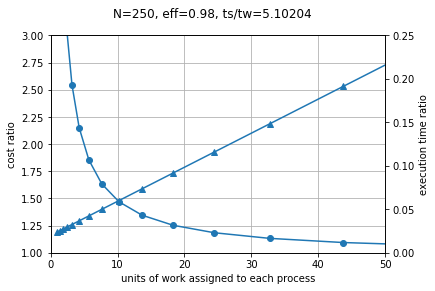

Write Python code to recreate this figure.
# -*- coding: utf-8 -*-
"""
Created on Fri Mar  5 09:22:19 2021

@author: jzb@achillearesearch.com

"""

import numpy as np
import matplotlib.pyplot as plt

def cost_ratio(N, eff, Np=100, uselogscale=True):
    '''
    This function calculates cost ratio of parallel relative to sequential execution of 
    an embarassingly parallel workload.
    Assuming:
        ts = time required to set up for execution
        tw = time required to execute a unit of work
        N  = total required number of units of work
        n  = number of units of work assigned to a parallel process
    the total time to execute the job as a function of n is:
        T(n) = (ts + n*tw)*N/n
    N/n must be an integer. (This is not a limiting factor if N is a large number.) 
    
    Setting n=N gives the time of sequential execution:
        Ts = ts+N*tW
    
    Assuming that the cost of compute is directly proportional to the execution time, 
    a cost to execute the job in parallel can be expressed as a ratio to the cost to 
    execute the same job sequentially. (Sequential execution has the minimum cost 
    because the setup is incurred only once.)
    
    The cost ratio then is:
              (ts + n*tw)*N/n
        cr = -----------------
               ts + N*tw
    
    Rearranging the terms yields:
        cr = eff * (1 + ts/(n*tw)) = eff * (1 + ts/(N*tw)/(n/N)), 
    where: 
                 N*tw           
        eff = ----------- = 1/(1 + ts/(N*tw))
               ts + N*tw

    The same parameters can be used to determine the time ratio
              ts + n*tw
        tr = -----------
              ts + N*tw

    Rearranging the terms yields
        tr = n/N * cr
        
    Parameters
    ----------
    N : int
        Total number of units of work
    eff : float
        efficiency of a sequential process, used to extract ts/tw
    Np : int, optional
        number of points for the returned curve. The default is 100.
    uselogscale : boolean, optional
        return values on log or linear scale. The default is True, selecting a log scale.

    Returns
    -------
    nn = n/N
    cr = cost ratio
    tr = time ratio

    '''
    if uselogscale:
        nn = np.logspace(np.log10(1./N), np.log10(1.), Np)
    else:
        nn = np.linspace(1./N, 1., Np)
    
    ts_over_tw = N*(1/eff-1)
    
    cr = eff*(1 + ts_over_tw/N/nn)
    tr = nn*cr
   
    return nn, cr, tr, ts_over_tw

if __name__ == '__main__':

    N = 250
    eff = 0.98
    nn, cr1, tr1, tsotw = cost_ratio(N, eff, Np=20) # uselogscale=False
    
    fig, ax1 = plt.subplots(ncols=1)

    fig.suptitle('N=%d, eff=%g, ts/tw=%g' %(N, eff, tsotw))
    ax1.plot(nn*N, cr1, '-o')
    ax1.set_xlim(0,0.2*N)
    ax1.set_ylim(1, 3)
    ax1.set_ylabel('cost ratio')
    ax1.set_xlabel('units of work assigned to each process')
    ax1.grid(True)

    ax2 = ax1.twinx()  # instantiates a second axes that shares the same x-axis
    
    ax2.set_ylabel('execution time ratio')
    ax2.plot(nn*N, tr1, '-^')
    ax2.set_ylim(0,0.25)
    
    fig.show()
    
